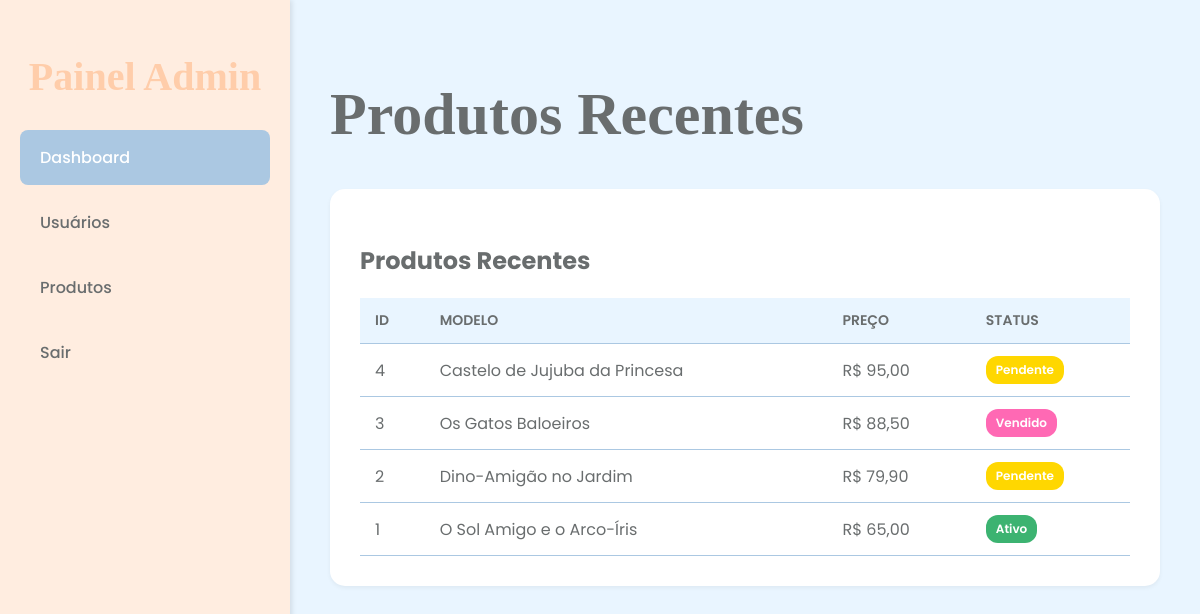
The app's page /src/Views/dashboard.php with its own data.
### tables this page shows
CREATE TABLE produtos(
	id int not null PRIMARY KEY AUTO_INCREMENT,
    image_url varchar(255) not null,
    nome varchar(255) not null,
    preco float not null,
    descricao varchar(255)
);

### src/Views/dashboard.php (the view, shortened to what this page needs)
<?php
require_once(ROOT_PATH . '/src/app/conexao.php');
$sql = "SELECT id, nome, preco FROM produtos ORDER BY id DESC LIMIT 4";
$stmt = $pdo->query($sql);
$produtos_recentes = $stmt->fetchAll(PDO::FETCH_ASSOC);
function getStatusBadge($id) {
    if ($id % 3 == 0) return ['label' => 'Vendido', 'class' => 'status-sold'];
    if ($id % 2 == 0) return ['label' => 'Pendente', 'class' => 'status-pending'];
    return ['label' => 'Ativo', 'class' => 'status-active'];
}
?>
<!DOCTYPE html>
<html lang="pt-BR">
<head>
    <link rel="stylesheet" href="/Projeto-DesenvWeb/src/public/assets/css/dashboard.css">
</head>
<body class="dashboard-body">
    <aside class="sidebar">
        <h2>Painel Admin</h2>
        <ul>
            <li><a href="#" class="active"><i class="fas fa-home"></i> Dashboard</a></li>
            <li><a href="#"><i class="fas fa-users"></i> Usuários</a></li>
            <li><a href="#"><i class="fas fa-car"></i> Produtos</a></li>
            <li><a href="#"><i class="fas fa-sign-out-alt"></i> Sair</a></li>
        </ul>
    </aside>
    <div class="main-content">
        <h1>Produtos Recentes</h1>
       <div class="products-table-container">
        <h3>Produtos Recentes</h3>
        <table class="products-table">
            <thead>
                <tr>
                    <th>ID</th>
                    <th>Modelo</th>
                    <th>Preço</th>
                    <th>Status</th>
                    </tr>
            </thead>
            <tbody>
                <?php
                foreach ($produtos_recentes as $produto):
                    $status = getStatusBadge($produto['id']);
                ?>
                <tr>
                    <td><?php echo htmlspecialchars($produto['id']); ?></td>
                    <td><?php echo htmlspecialchars($produto['nome']); ?></td>
                    <td>R$ <?php echo number_format($produto['preco'], 2, ',', '.'); ?></td>
                    <td><span class="status-badge <?php echo $status['class']; ?>"><?php echo $status['label']; ?></span></td>
                </tr>
                <?php endforeach; ?>
            </tbody>
        </table>
    </div>
    </div>
</body>
</html>

### src/public/assets/css/dashboard.css (style rules this page uses)
.dashboard-body { display: flex; min-height: 100vh; margin: 0; background-color: var(--primaryColor); font-family: 'Poppins', sans-serif; color: var(--mainTextColor); }
.sidebar { width: 250px; background-color: var(--secondaryColor); padding: 20px; box-shadow: 2px 0 5px rgba(0, 0, 0, 0.1); position: fixed; height: 100%; }
.sidebar h2 { font-family: 'Baby', cursive; font-size: 40px; color: var(--secondaryDarkColor); margin-bottom: 30px; text-align: center; }
.sidebar ul { list-style: none; padding: 0; }
.sidebar ul li a { display: block; padding: 15px 10px; text-decoration: none; color: var(--tertiaryDarkColor); font-weight: 500; border-radius: 8px; margin-bottom: 10px; transition: background-color 0.3s, color 0.3s; }
.sidebar ul li a:hover, .sidebar ul li a.active { background-color: var(--primaryDarkColor); color: var(--whiteColor); }
.main-content { margin-left: 290px; padding: 40px; flex-grow: 1; }
.main-content h1 { font-family: 'Baby', cursive; font-size: 60px; color: var(--mainTextColor); margin-bottom: 30px; }
.products-table-container { background-color: var(--whiteColor); padding: 30px; border-radius: 15px; box-shadow: 0 2px 4px rgba(0, 0, 0, 0.05); margin-top: 40px; }
.products-table-container h3 { font-family: 'Poppins', sans-serif; font-size: 24px; color: var(--mainTextColor); margin-bottom: 20px; }
.products-table { width: 100%; border-collapse: collapse; text-align: left; font-family: 'Poppins', sans-serif; }
.products-table th, .products-table td { padding: 12px 15px; border-bottom: 1px solid var(--primaryDarkColor); }
.products-table th { background-color: var(--primaryColor); color: var(--tertiaryDarkColor); font-weight: 600; text-transform: uppercase; font-size: 14px; }
.status-badge { padding: 5px 10px; border-radius: 12px; font-size: 12px; font-weight: 600; color: var(--whiteColor); display: inline-block; }
.status-active { background-color: var(--funGreen); }
.status-sold { background-color: var(--funPink); }
.status-pending { background-color: var(--funYellow); }

### src/public/assets/css/main.css (style rules this page uses)
html, body { margin: 0; padding: 0; }
body { font-family: 'MinhaFonte', sans-serif; }
:root { --primaryColor: #e9f5ff; --primaryDarkColor: #ABC8E2; --secondaryColor: #ffede0; --secondaryDarkColor: #ffcdaa; --tertiaryColor: #818586; --tertiaryDarkColor: #696D6E; --mainTextColor: var(--tertiaryDarkColor); --mainTextColorDark: #ffffff; --whiteColor: #ffffff; --blackColor: #000000; --grayColor: #5d5d5d; --funYellow: #FFD700; --funPink: #FF69B4; --funPurple: #8A2BE2; --funOrange: #FF8C00; --funGreen: #3CB371; }
body { background-color: var(--primaryColor); font-family: Baby; width: 100%; overflow-x: hidden; }

### records on screen
produtos: id "4", nome "Castelo de Jujuba da Princesa", preco "95,00", id "Pendente"
produtos: id "3", nome "Os Gatos Baloeiros", preco "88,50", id "Vendido"
produtos: id "2", nome "Dino-Amigão no Jardim", preco "79,90", id "Pendente"
produtos: id "1", nome "O Sol Amigo e o Arco-Íris", preco "65,00", id "Ativo"
